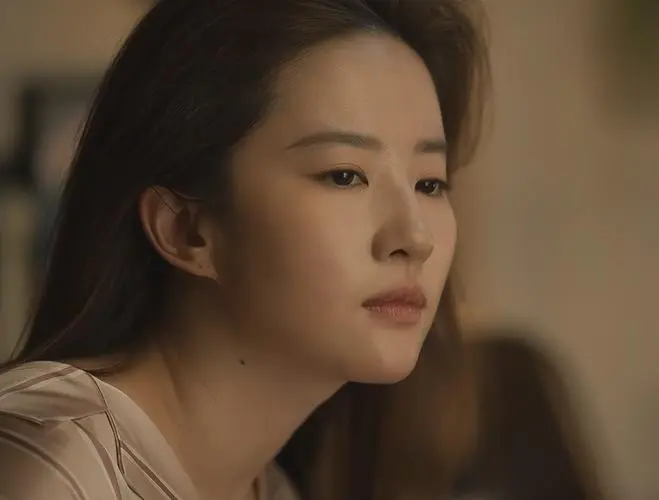
#> input picture 尹会生-零基础学 Python（2023 版）120讲/Zero_foundation_learning_of_Python/Chapter_14/code108/train/1.jpg, 659 x 500 px; its folder holds 4 pictures in this run
$ python face_train.py
#> lines starting #> are read from the running program, lines starting #| are printed output that depends on the picture
from pathlib import Path

import cv2 as cv
import numpy as np
from PIL import Image


def getImageAndLabels(imagePath):
#> called with imagePath = 'train'
    facesSamples = []
    ids = []

    # 调用人脸分类器（注意自己文件保存的路径，英文名）
    face_detect = cv.CascadeClassifier(
        'C:/CodeEnvironment/Python/Python312/Lib/site-packages/cv2/data/haarcascade_frontalface_default.xml')
    # 循环读取照片人脸数据
    for imagePath in Path(imagePath).rglob('*.jpg'):
        # 用灰度的方式打开照片
        PIL_image = Image.open(imagePath).convert('L')
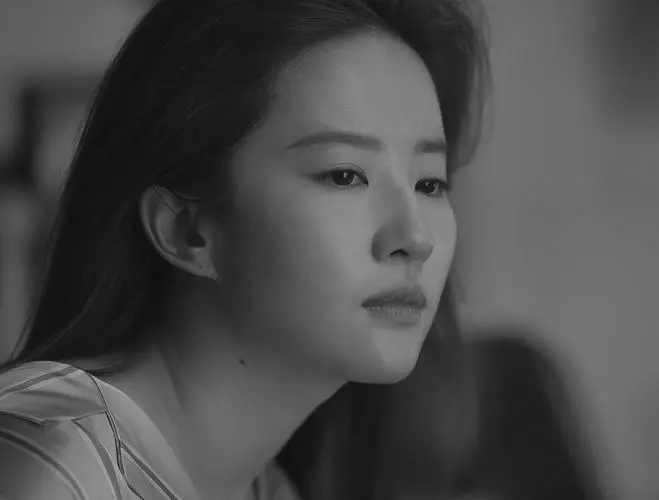
#> PIL_image: PIL image 659x500 L; min 12, max 183, mean 74.9
        # 将照片转换为计算机能识别的数组OpenCV
        img_numpy = np.array(PIL_image, 'uint8')
        # 提取图像中人脸的特征值
        faces = face_detect.detectMultiScale(img_numpy)
#> faces = [[232, 62, 297, 297]]
        # 将文件名按"."进行分隔

        id = int(imagePath.stem)
        # 防止无人脸图像
        for (x, y, w, h) in faces:
            ids.append(id)
            facesSamples.append(img_numpy[y:y + h, x:x + w])
#> this loop made 1 pass
#> after the loop, facesSamples = 1 item; ids = [1]
#> pass 2 of the loop in getImageAndLabels, `for imagePath in Path(imagePath).rglob('*.jpg'):`:
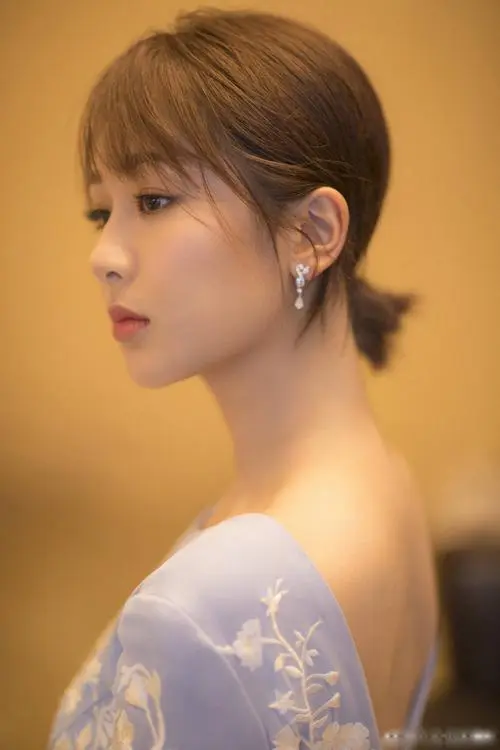
#> input picture 尹会生-零基础学 Python（2023 版）120讲/Zero_foundation_learning_of_Python/Chapter_14/code108/train/2.jpg, 500 x 750 px
#> in getImageAndLabels, `PIL_image = Image.open(imagePath).convert('L')`:
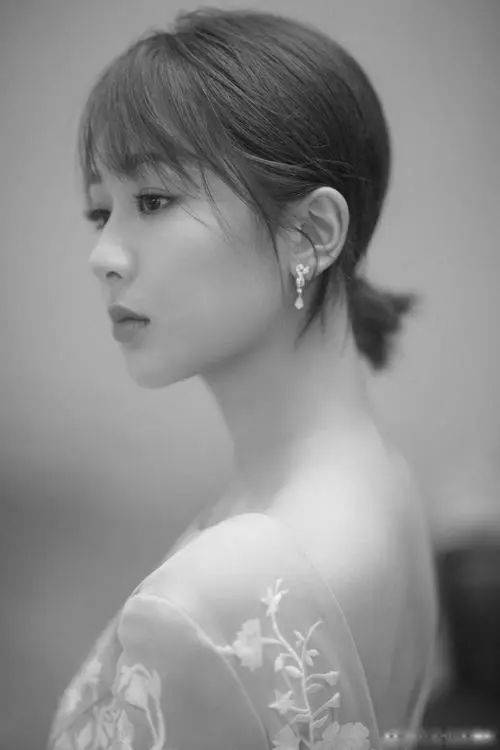
#> PIL_image: PIL image 500x750 L; min 10, max 250, mean 139.5
#> faces = ()
#> pass 3 of the loop in getImageAndLabels, `for imagePath in Path(imagePath).rglob('*.jpg'):`:
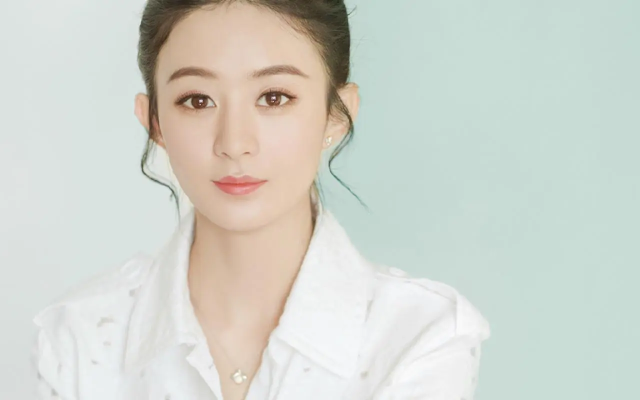
#> input picture 尹会生-零基础学 Python（2023 版）120讲/Zero_foundation_learning_of_Python/Chapter_14/code108/train/3.jpg, 1280 x 800 px (shown at 1/2 size)
#> in getImageAndLabels, `PIL_image = Image.open(imagePath).convert('L')`:
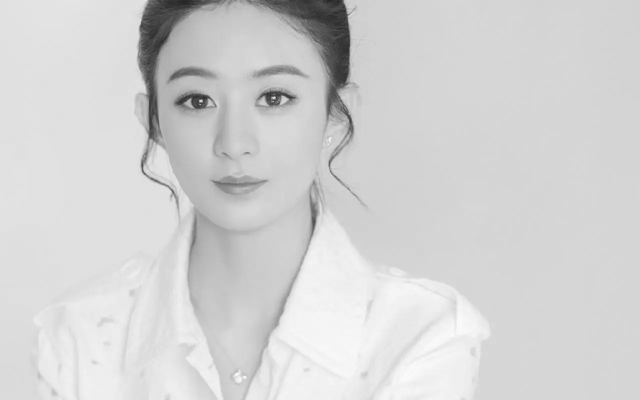
#> PIL_image: PIL image 1280x800 L (shown at 1/2 size); min 31, max 254, mean 210.7
#> faces = [[257, 27, 448, 448]]
#> the loop in getImageAndLabels, `for (x, y, w, h) in faces:` made 1 pass
#> after the loop in getImageAndLabels, `for (x, y, w, h) in faces:`: facesSamples = 2 items; ids = [1, 3]
#> the loop made 4 passes; the first 3 are shown

    facesSamples = [cv.resize(img, (200, 200)) for img in facesSamples]

    return facesSamples, ids


faceSamples, ids = getImageAndLabels('train')

recognizer = cv.face.LBPHFaceRecognizer_create()
recognizer.train(faceSamples, np.array(ids))

recognizer.write('trainer/trainer.yml')
